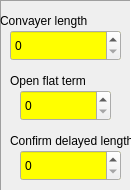
   <widget class="QFrame" name="frame_5">
    <property name="geometry">
     <rect>
      <x>260</x>
      <y>30</y>
      <width>131</width>
      <height>191</height>
     </rect>
    </property>
    <property name="frameShape">
     <enum>QFrame::Panel</enum>
    </property>
    <property name="frameShadow">
     <enum>QFrame::Sunken</enum>
    </property>
    <widget class="QLabel" name="label_21">
     <property name="geometry">
      <rect>
       <x>0</x>
       <y>10</y>
       <width>131</width>
       <height>21</height>
      </rect>
     </property>
     <property name="text">
      <string>Convayer length</string>
     </property>
    </widget>
    <widget class="QSpinBox" name="spinBoxConveyerLength">
     <property name="geometry">
      <rect>
       <x>10</x>
       <y>30</y>
       <width>111</width>
       <height>31</height>
      </rect>
     </property>
     <property name="palette">
      <palette>
       <active>
        <colorrole role="Base">
         <brush brushstyle="SolidPattern">
          <color alpha="255">
           <red>255</red>
           <green>255</green>
           <blue>0</blue>
          </color>
         </brush>
        </colorrole>
       </active>
       <inactive>
        <colorrole role="Base">
         <brush brushstyle="SolidPattern">
          <color alpha="255">
           <red>255</red>
           <green>255</green>
           <blue>0</blue>
          </color>
         </brush>
        </colorrole>
       </inactive>
       <disabled>
        <colorrole role="Base">
         <brush brushstyle="SolidPattern">
          <color alpha="255">
           <red>240</red>
           <green>240</green>
           <blue>240</blue>
          </color>
         </brush>
        </colorrole>
       </disabled>
      </palette>
     </property>
     <property name="autoFillBackground">
      <bool>true</bool>
     </property>
     <property name="maximum">
      <number>65535</number>
     </property>
    </widget>
    <widget class="QLabel" name="label_22">
     <property name="geometry">
      <rect>
       <x>10</x>
       <y>70</y>
       <width>121</width>
       <height>21</height>
      </rect>
     </property>
     <property name="text">
      <string>Open flat term</string>
     </property>
    </widget>
    <widget class="QSpinBox" name="spinBoxGateOpenTerm">
     <property name="geometry">
      <rect>
       <x>20</x>
       <y>90</y>
       <width>91</width>
       <height>31</height>
      </rect>
     </property>
     <property name="palette">
      <palette>
       <active>
        <colorrole role="Base">
         <brush brushstyle="SolidPattern">
          <color alpha="255">
           <red>255</red>
           <green>255</green>
           <blue>0</blue>
          </color>
         </brush>
        </colorrole>
       </active>
       <inactive>
        <colorrole role="Base">
         <brush brushstyle="SolidPattern">
          <color alpha="255">
           <red>255</red>
           <green>255</green>
           <blue>0</blue>
          </color>
         </brush>
        </colorrole>
       </inactive>
       <disabled>
        <colorrole role="Base">
         <brush brushstyle="SolidPattern">
          <color alpha="255">
           <red>240</red>
           <green>240</green>
           <blue>240</blue>
          </color>
         </brush>
        </colorrole>
       </disabled>
      </palette>
     </property>
     <property name="autoFillBackground">
      <bool>true</bool>
     </property>
     <property name="maximum">
      <number>1023</number>
     </property>
    </widget>
    <widget class="QLabel" name="label_24">
     <property name="geometry">
      <rect>
       <x>10</x>
       <y>130</y>
       <width>121</width>
       <height>21</height>
      </rect>
     </property>
     <property name="text">
      <string>Confirm delayed length</string>
     </property>
    </widget>
    <widget class="QSpinBox" name="spinBoxDefDelayedCount">
     <property name="geometry">
      <rect>
       <x>20</x>
       <y>150</y>
       <width>101</width>
       <height>31</height>
      </rect>
     </property>
     <property name="palette">
      <palette>
       <active>
        <colorrole role="Base">
         <brush brushstyle="SolidPattern">
          <color alpha="255">
           <red>255</red>
           <green>255</green>
           <blue>0</blue>
          </color>
         </brush>
        </colorrole>
       </active>
       <inactive>
        <colorrole role="Base">
         <brush brushstyle="SolidPattern">
          <color alpha="255">
           <red>255</red>
           <green>255</green>
           <blue>0</blue>
          </color>
         </brush>
        </colorrole>
       </inactive>
       <disabled>
        <colorrole role="Base">
         <brush brushstyle="SolidPattern">
          <color alpha="255">
           <red>240</red>
           <green>240</green>
           <blue>240</blue>
          </color>
         </brush>
        </colorrole>
       </disabled>
      </palette>
     </property>
     <property name="autoFillBackground">
      <bool>true</bool>
     </property>
     <property name="maximum">
      <number>65535</number>
     </property>
    </widget>
   </widget>
